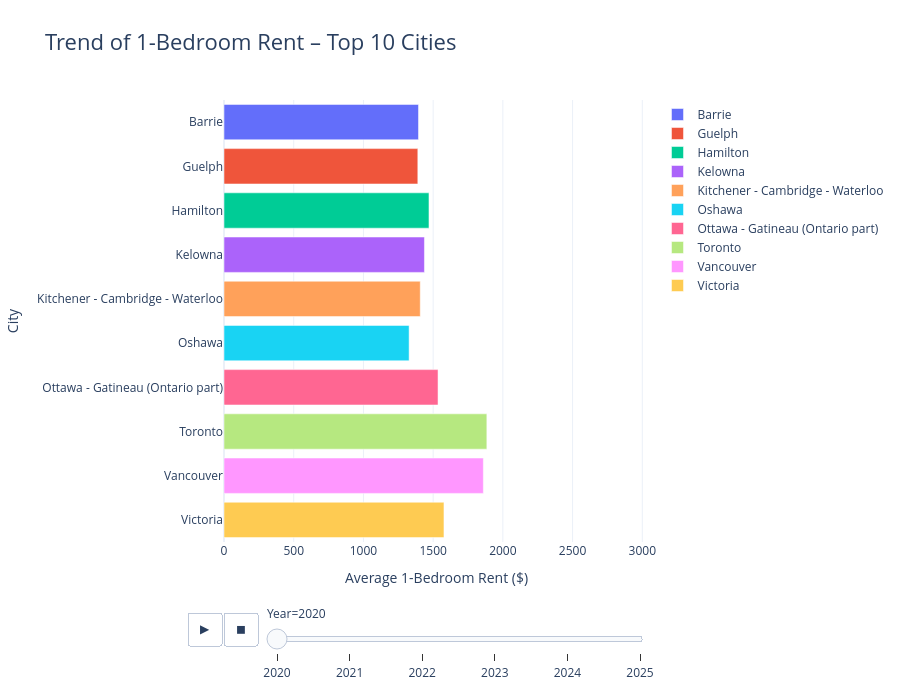

This figure's notebook cell:
### Markdown cell above
### 2.1: Rent trend over time (by year) in the top 10 cities with highest rent animation chart

### Code cell
import pandas as pd

# Load the cleaned dataset
df = pd.read_csv("Final_Cost_of_living_data.csv")

# Top 10 cities by average 1BR rent
top10 = (
    df.groupby("City")["1_Bedroom_Rent"]
    .mean()
    .sort_values(ascending=False)
    .head(10)
    .index.tolist()
)

trend = (
    df[df["City"].isin(top10)]
    .groupby(["City", "Year"], as_index=False)["1_Bedroom_Rent"]
    .mean()
)

import plotly.express as px

max_rent = trend["1_Bedroom_Rent"].max()

fig = px.bar(
    trend,
    x="1_Bedroom_Rent",
    y="City",
    color="City",
    animation_frame="Year",
    orientation="h",
    range_x=[0, max_rent * 1.2],
    labels={
        "1_Bedroom_Rent": "Average 1-Bedroom Rent ($)",
        "City": "City"
    },
    title="Trend of 1-Bedroom Rent – Top 10 Cities"
)

fig.update_layout(
    xaxis_title="Average 1-Bedroom Rent ($)",
    yaxis_title="City",
    title_font_size=22,
    legend_title_text="",
    template="plotly_white",
    height=700
)

fig.show()

### Figure 1 — Plotly figure (JSON) as saved in the notebook; plotly's stock layout.template omitted (floating-point values rounded to 4 significant figures)
{"data": [{"hovertemplate": "City=%{y}<br>Year=2020<br>Average 1-Bedroom Rent ($)=%{x}<extra></extra>", "legendgroup": "Barrie", "marker": {"color": "#636efa", "pattern": {"shape": ""}}, "name": "Barrie", "orientation": "h", "showlegend": true, "textposition": "auto", "type": "bar", "x": [1395.0], "xaxis": "x", "y": ["Barrie"], "yaxis": "y"}, {"hovertemplate": "City=%{y}<br>Year=2020<br>Average 1-Bedroom Rent ($)=%{x}<extra></extra>", "legendgroup": "Guelph", "marker": {"color": "#EF553B", "pattern": {"shape": ""}}, "name": "Guelph", "orientation": "h", "showlegend": true, "textposition": "auto", "type": "bar", "x": [1390.0], "xaxis": "x", "y": ["Guelph"], "yaxis": "y"}, {"hovertemplate": "City=%{y}<br>Year=2020<br>Average 1-Bedroom Rent ($)=%{x}<extra></extra>", "legendgroup": "Hamilton", "marker": {"color": "#00cc96", "pattern": {"shape": ""}}, "name": "Hamilton", "orientation": "h", "showlegend": true, "textposition": "auto", "type": "bar", "x": [1470.0], "xaxis": "x", "y": ["Hamilton"], "yaxis": "y"}, {"hovertemplate": "City=%{y}<br>Year=2020<br>Average 1-Bedroom Rent ($)=%{x}<extra></extra>", "legendgroup": "Kelowna", "marker": {"color": "#ab63fa", "pattern": {"shape": ""}}, "name": "Kelowna", "orientation": "h", "showlegend": true, "textposition": "auto", "type": "bar", "x": [1438.0], "xaxis": "x", "y": ["Kelowna"], "yaxis": "y"}, {"hovertemplate": "City=%{y}<br>Year=2020<br>Average 1-Bedroom Rent ($)=%{x}<extra></extra>", "legendgroup": "Kitchener - Cambridge - Waterloo", "marker": {"color": "#FFA15A", "pattern": {"shape": ""}}, "name": "Kitchener - Cambridge - Waterloo", "orientation": "h", "showlegend": true, "textposition": "auto", "type": "bar", "x": [1408.0], "xaxis": "x", "y": ["Kitchener - Cambridge - Waterloo"], "yaxis": "y"}, {"hovertemplate": "City=%{y}<br>Year=2020<br>Average 1-Bedroom Rent ($)=%{x}<extra></extra>", "legendgroup": "Oshawa", "marker": {"color": "#19d3f3", "pattern": {"shape": ""}}, "name": "Oshawa", "orientation": "h", "showlegend": true, "textposition": "auto", "type": "bar", "x": [1328.0], "xaxis": "x", "y": ["Oshawa"], "yaxis": "y"}, {"hovertemplate": "City=%{y}<br>Year=2020<br>Average 1-Bedroom Rent ($)=%{x}<extra></extra>", "legendgroup": "Ottawa - Gatineau (Ontario part)", "marker": {"color": "#FF6692", "pattern": {"shape": ""}}, "name": "Ottawa - Gatineau (Ontario part)", "orientation": "h", "showlegend": true, "textposition": "auto", "type": "bar", "x": [1535.0], "xaxis": "x", "y": ["Ottawa - Gatineau (Ontario part)"], "yaxis": "y"}, {"hovertemplate": "City=%{y}<br>Year=2020<br>Average 1-Bedroom Rent ($)=%{x}<extra></extra>", "legendgroup": "Toronto", "marker": {"color": "#B6E880", "pattern": {"shape": ""}}, "name": "Toronto", "orientation": "h", "showlegend": true, "textposition": "auto", "type": "bar", "x": [1885.0], "xaxis": "x", "y": ["Toronto"], "yaxis": "y"}, {"hovertemplate": "City=%{y}<br>Year=2020<br>Average 1-Bedroom Rent ($)=%{x}<extra></extra>", "legendgroup": "Vancouver", "marker": {"color": "#FF97FF", "pattern": {"shape": ""}}, "name": "Vancouver", "orientation": "h", "showlegend": true, "textposition": "auto", "type": "bar", "x": [1860.0], "xaxis": "x", "y": ["Vancouver"], "yaxis": "y"}, {"hovertemplate": "City=%{y}<br>Year=2020<br>Average 1-Bedroom Rent ($)=%{x}<extra></extra>", "legendgroup": "Victoria", "marker": {"color": "#FECB52", "pattern": {"shape": ""}}, "name": "Victoria", "orientation": "h", "showlegend": true, "textposition": "auto", "type": "bar", "x": [1578.0], "xaxis": "x", "y": ["Victoria"], "yaxis": "y"}], "layout": {"barmode": "relative", "height": 700, "legend": {"title": {"text": ""}, "tracegroupgap": 0}, "sliders": [{"active": 0, "currentvalue": {"prefix": "Year="}, "len": 0.9, "pad": {"b": 10, "t": 60}, "steps": [{"args": [["2020"], {"frame": {"duration": 0, "redraw": true}, "fromcurrent": true, "mode": "immediate", "transition": {"duration": 0, "easing": "linear"}}], "label": "2020", "method": "animate"}, {"args": [["2021"], {"frame": {"duration": 0, "redraw": true}, "fromcurrent": true, "mode": "immediate", "transition": {"duration": 0, "easing": "linear"}}], "label": "2021", "method": "animate"}, {"args": [["2022"], {"frame": {"duration": 0, "redraw": true}, "fromcurrent": true, "mode": "immediate", "transition": {"duration": 0, "easing": "linear"}}], "label": "2022", "method": "animate"}, {"args": [["2023"], {"frame": {"duration": 0, "redraw": true}, "fromcurrent": true, "mode": "immediate", "transition": {"duration": 0, "easing": "linear"}}], "label": "2023", "method": "animate"}, {"args": [["2024"], {"frame": {"duration": 0, "redraw": true}, "fromcurrent": true, "mode": "immediate", "transition": {"duration": 0, "easing": "linear"}}], "label": "2024", "method": "animate"}, {"args": [["2025"], {"frame": {"duration": 0, "redraw": true}, "fromcurrent": true, "mode": "immediate", "transition": {"duration": 0, "easing": "linear"}}], "label": "2025", "method": "animate"}], "x": 0.1, "xanchor": "left", "y": 0, "yanchor": "top"}], "title": {"font": {"size": 22}, "text": "Trend of 1-Bedroom Rent – Top 10 Cities"}, "updatemenus": [{"buttons": [{"args": [null, {"frame": {"duration": 500, "redraw": true}, "fromcurrent": true, "mode": "immediate", "transition": {"duration": 500, "easing": "linear"}}], "label": "&#9654;", "method": "animate"}, {"args": [[null], {"frame": {"duration": 0, "redraw": true}, "fromcurrent": true, "mode": "immediate", "transition": {"duration": 0, "easing": "linear"}}], "label": "&#9724;", "method": "animate"}], "direction": "left", "pad": {"r": 10, "t": 70}, "showactive": false, "type": "buttons", "x": 0.1, "xanchor": "right", "y": 0, "yanchor": "top"}], "xaxis": {"anchor": "y", "domain": [0, 1], "range": [0, 3048], "title": {"text": "Average 1-Bedroom Rent ($)"}}, "yaxis": {"anchor": "x", "categoryarray": ["Victoria", "Vancouver", "Toronto", "Ottawa - Gatineau (Ontario part)", "Oshawa", "Kitchener - Cambridge - Waterloo", "Kelowna", "Hamilton", "Guelph", "Barrie"], "categoryorder": "array", "domain": [0, 1], "title": {"text": "City"}}}}
